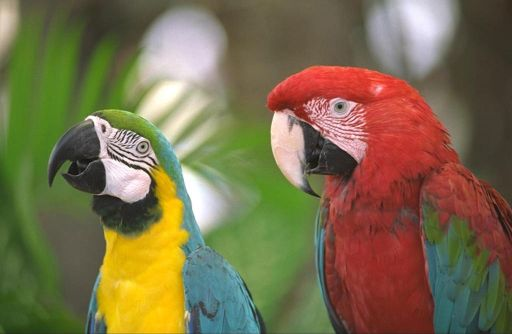
#> input picture DigitalImageProcess/dip_test5/code/araras.jpg, 512 x 334 px
$ python task1.py
#> lines starting #> are read from the running program, lines starting #| are printed output that depends on the picture
import cv2 as cv
import matplotlib.pyplot as plt

# 读取图片
img = cv.imread("./araras.jpg")
#> img is the input picture: shape (334, 512, 3); mean B, G, R 75.9, 109.9, 122.2

# 分离RGB三个通道
b, g, r = cv.split(img)
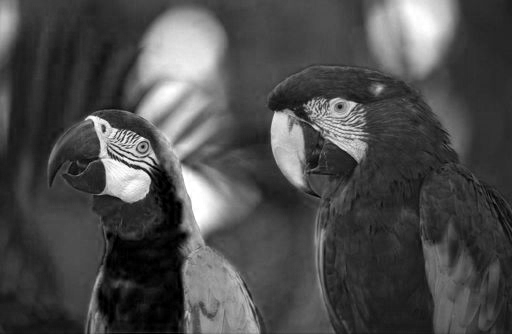
#> b: shape (334, 512); min 0, max 255, mean 75.9
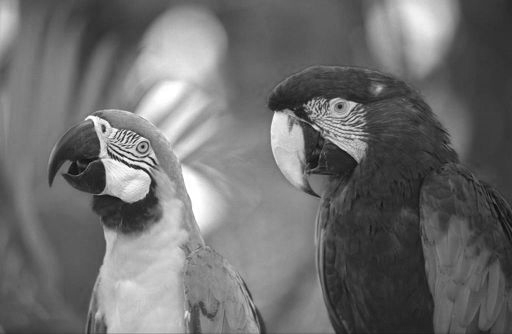
#> g: shape (334, 512); min 4, max 255, mean 109.9
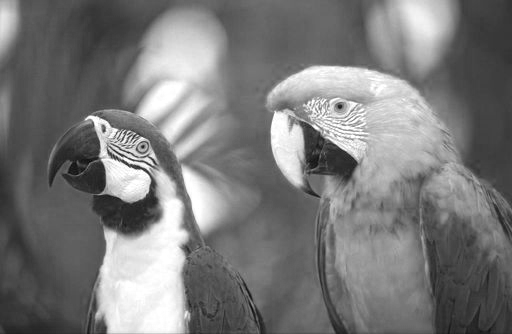
#> r: shape (334, 512); min 5, max 255, mean 122.2

# 将每个通道转换为灰度图
gray_b = cv.cvtColor(cv.merge([b, b, b]), cv.COLOR_BGR2GRAY)
gray_g = cv.cvtColor(cv.merge([g, g, g]), cv.COLOR_BGR2GRAY)
gray_r = cv.cvtColor(cv.merge([r, r, r]), cv.COLOR_BGR2GRAY)

# 显示原图和灰度图
plt.figure(figsize=(10, 7))

plt.subplot(2, 2, 1)
plt.title("Original Image")
plt.imshow(cv.cvtColor(img, cv.COLOR_BGR2RGB))

plt.subplot(2, 2, 2)
plt.title("Blue Channel")
plt.imshow(gray_b, cmap="gray")

plt.subplot(2, 2, 3)
plt.title("Green Channel")
plt.imshow(gray_g, cmap="gray")

plt.subplot(2, 2, 4)
plt.title("Red Channel")
plt.imshow(gray_r, cmap="gray")

# 自动调整合适大小
plt.tight_layout()
plt.savefig("task1.jpg")
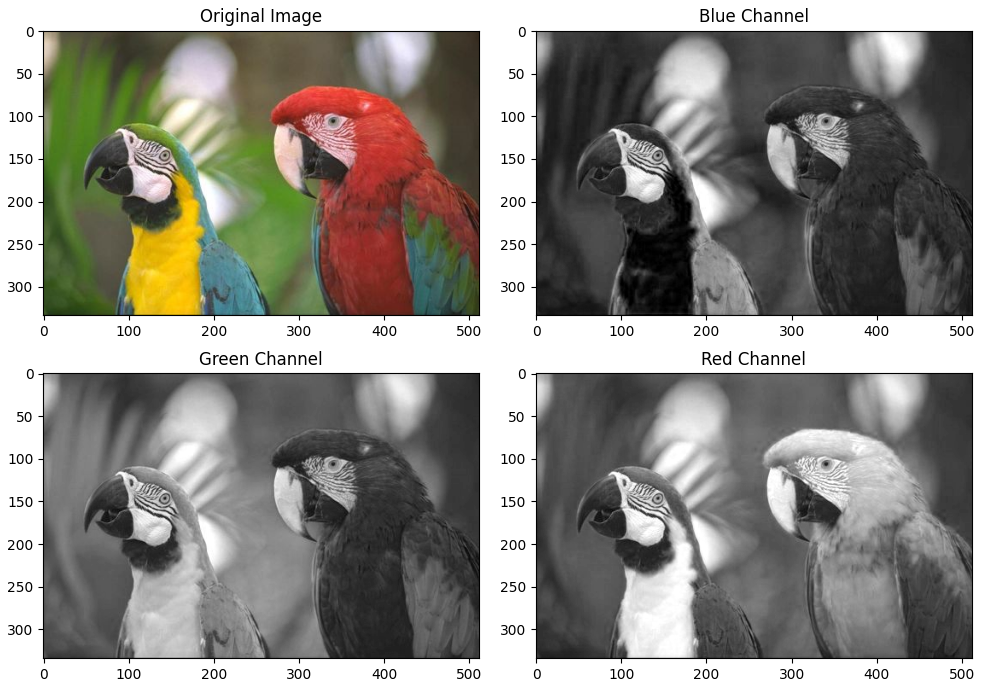
#> figure drawn by matplotlib, 4 panels
plt.show()

$ run again, with DigitalImageProcess/dip_test5/code/task2_mushroom.jpg copied over DigitalImageProcess/dip_test5/code/araras.jpg
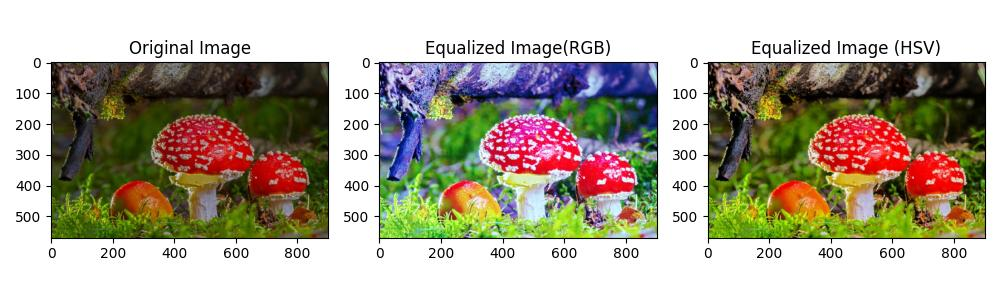
#> input picture DigitalImageProcess/dip_test5/code/task2_mushroom.jpg, 1000 x 300 px
#> img is the input picture: shape (300, 1000, 3); mean B, G, R 154.8, 170.6, 177.6
#> `b, g, r = cv.split(img)`:
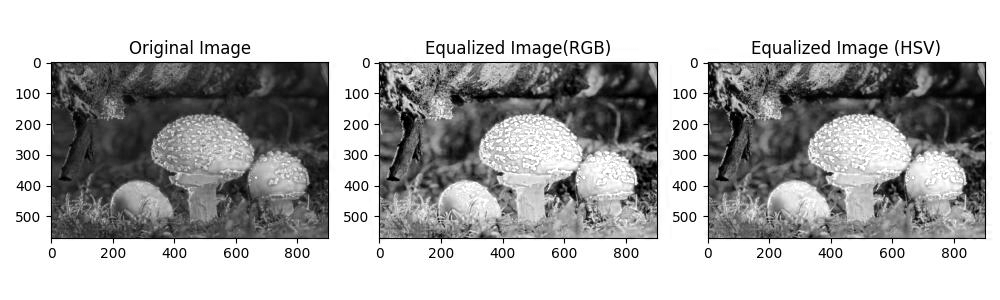
#> r: shape (300, 1000); min 0, max 255, mean 177.6
#> `plt.savefig("task1.jpg")`:
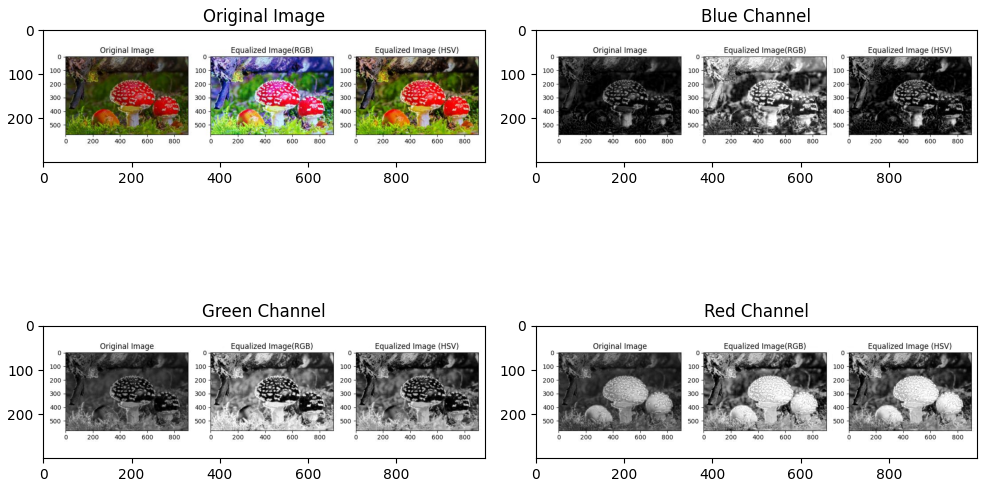
#> figure drawn by matplotlib, 4 panels

$ run again, with DigitalImageProcess/dip_test5/code/tree.jpg copied over DigitalImageProcess/dip_test5/code/araras.jpg
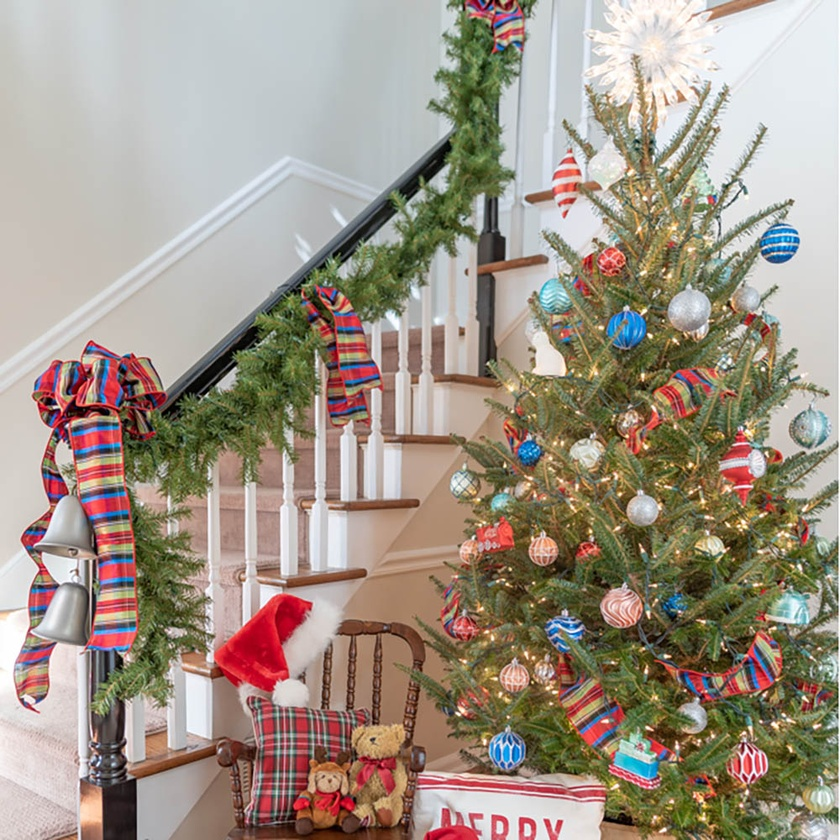
#> input picture DigitalImageProcess/dip_test5/code/tree.jpg, 840 x 840 px, shrunk from 1000 x 1000 before the run
#> img is the input picture: shape (840, 840, 3); mean B, G, R 134.8, 148.4, 160.2
#> `b, g, r = cv.split(img)`:
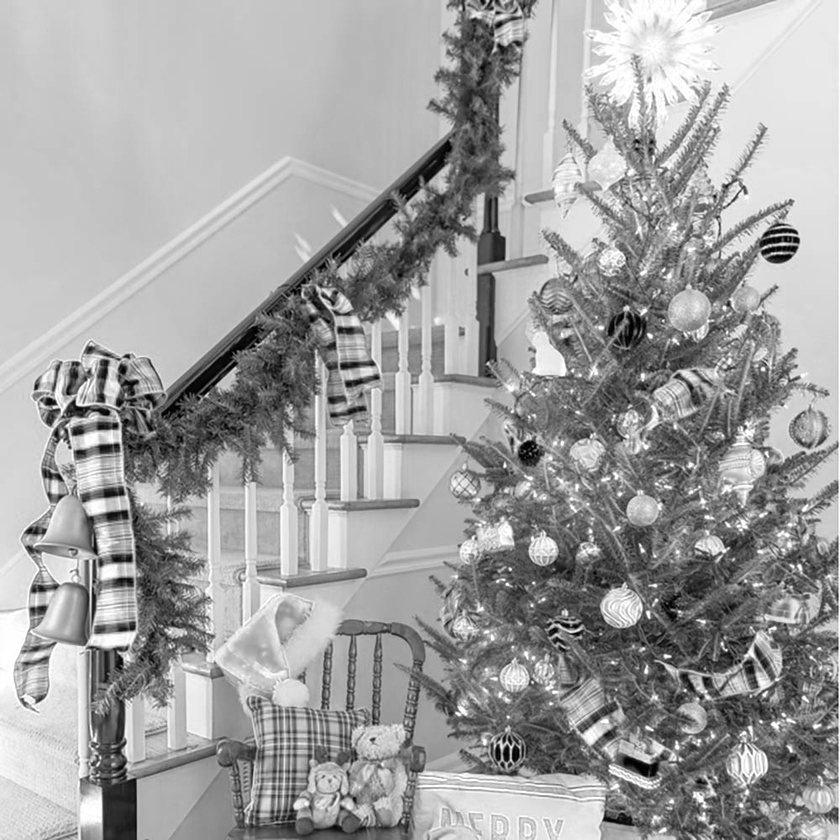
#> r: shape (840, 840); min 0, max 255, mean 160.2
#> `plt.savefig("task1.jpg")`:
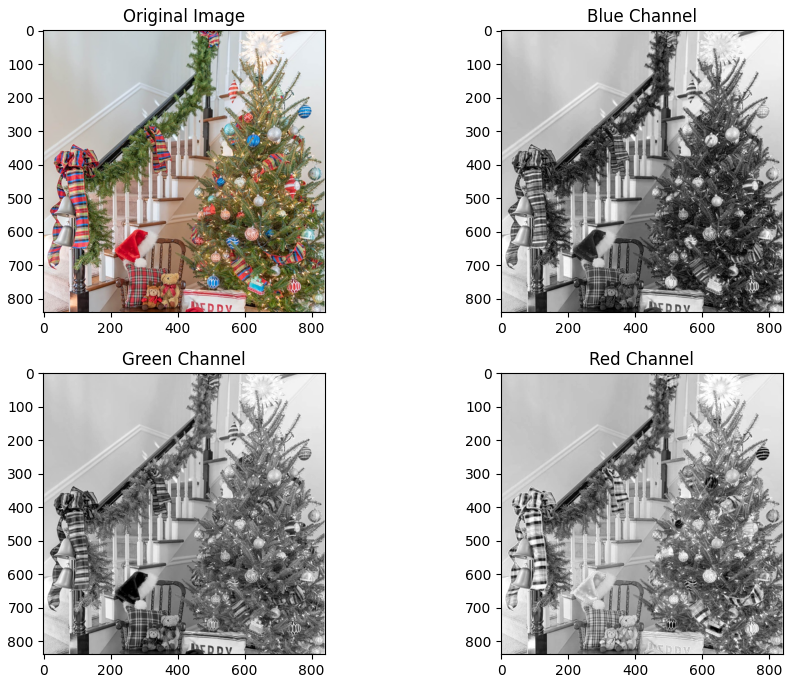
#> figure drawn by matplotlib, 4 panels

$ run again, with DigitalImageProcess/dip_test5/code/green.png saved as DigitalImageProcess/dip_test5/code/araras.jpg
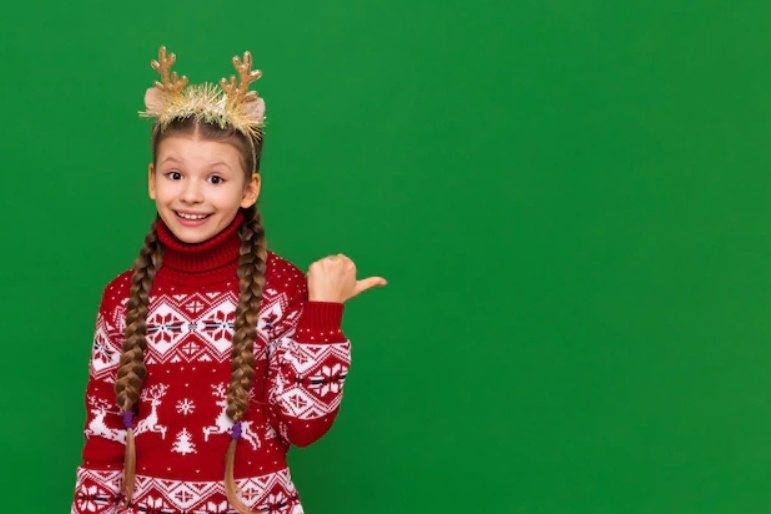
#> input picture DigitalImageProcess/dip_test5/code/green.png, 771 x 514 px
#> img is the input picture: shape (514, 771, 3); mean B, G, R 55.5, 117.9, 46
#> `b, g, r = cv.split(img)`:
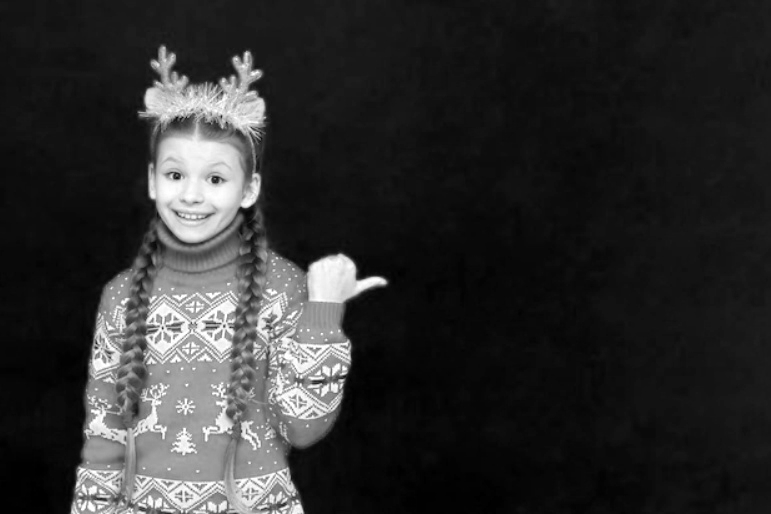
#> r: shape (514, 771); min 0, max 255, mean 46
#> `plt.savefig("task1.jpg")`:
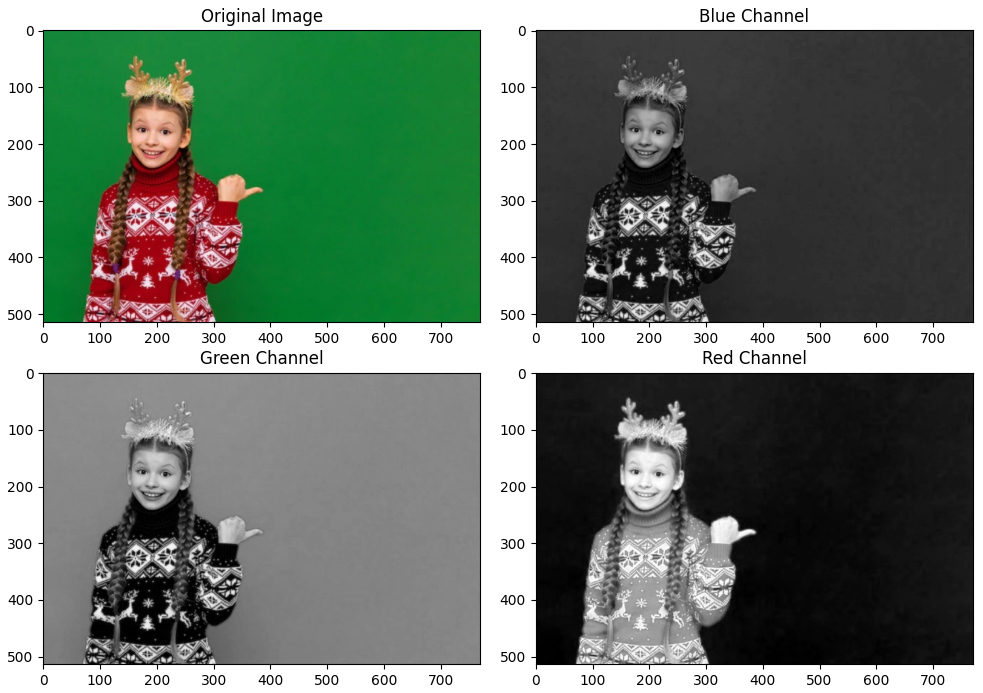
#> figure drawn by matplotlib, 4 panels
